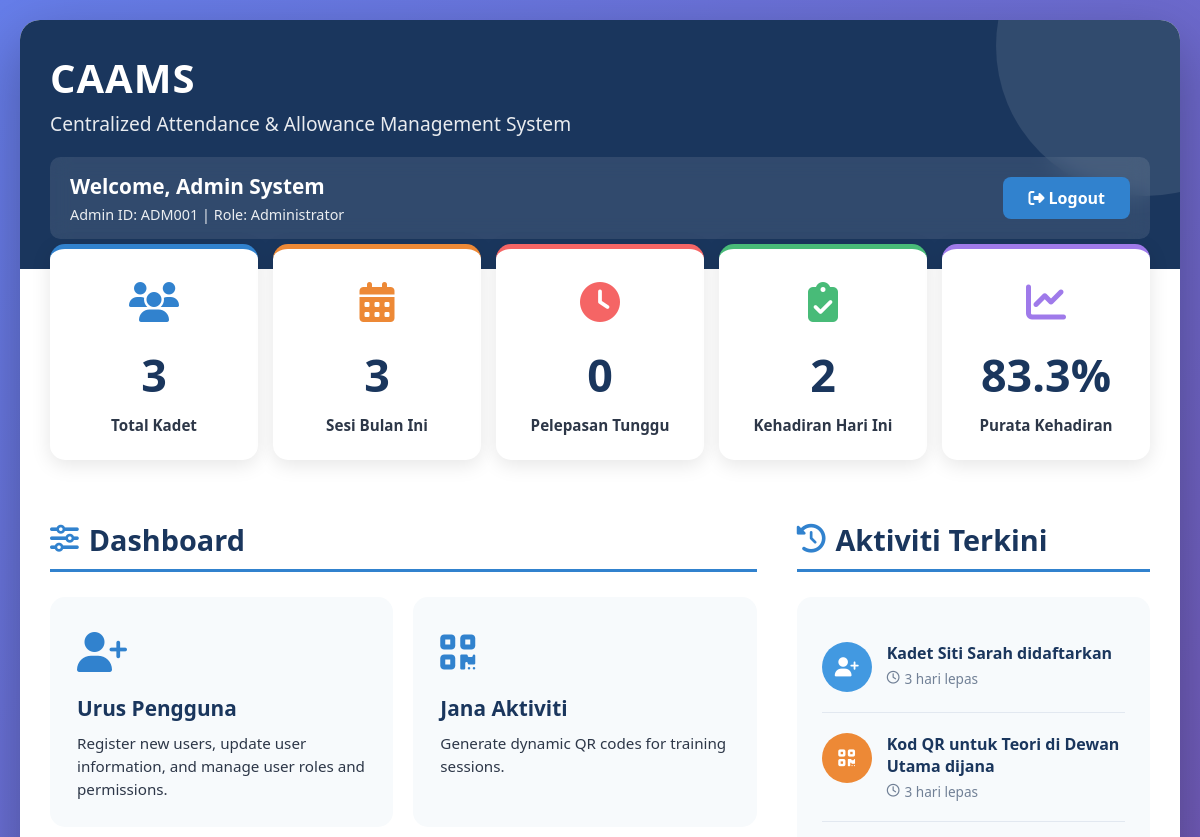
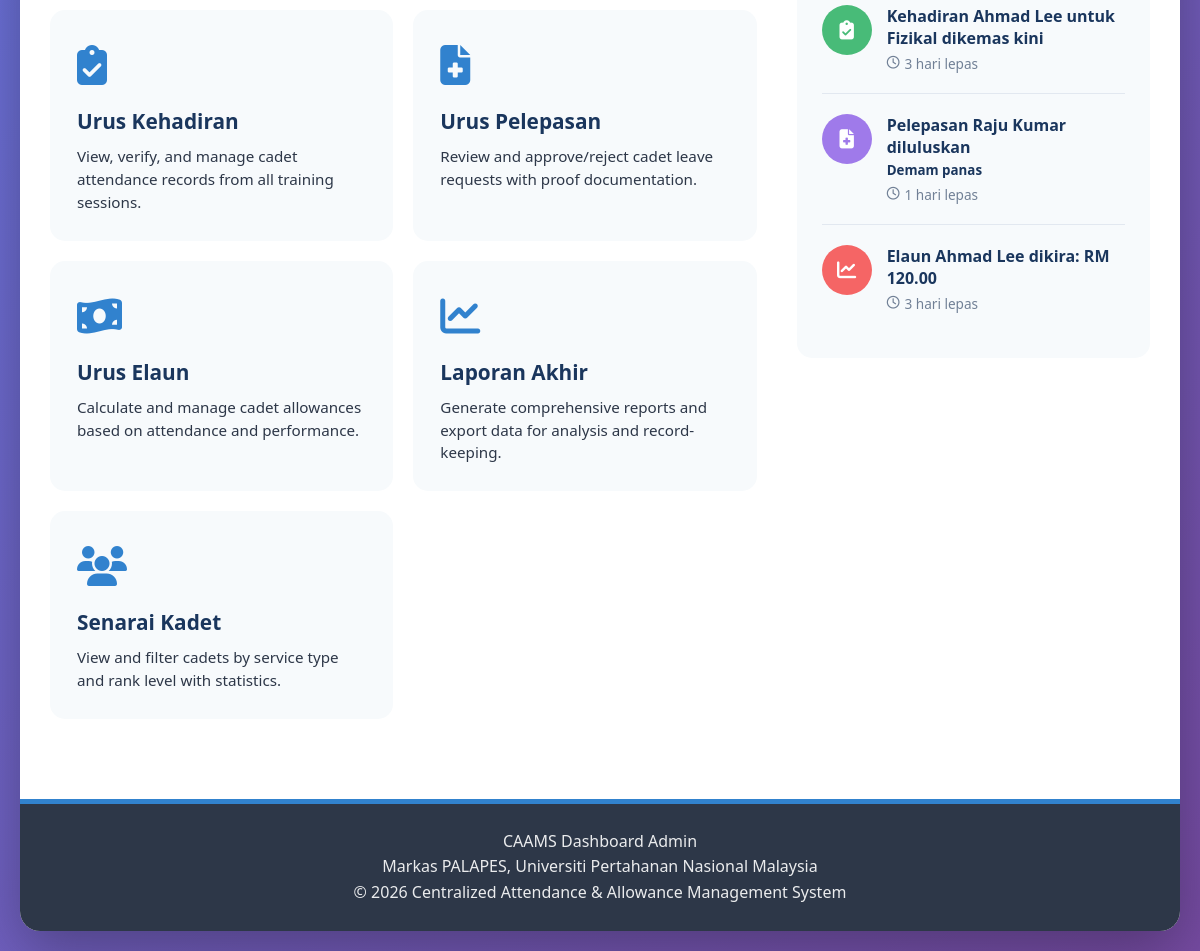
Page /admin/dashboard.php (signed in) on the committed database (2 pictures, top to bottom).
### tables this page shows
CREATE TABLE `users` (
  `user_id` int(11) NOT NULL AUTO_INCREMENT,
  `military_number` varchar(20) NOT NULL,
  `password` varchar(255) NOT NULL,
  `role` enum('admin','rankholder','cadet') NOT NULL,
  `name` varchar(100) NOT NULL,
  `email` varchar(100) DEFAULT NULL,
  `service_type` enum('darat','laut','udara') DEFAULT NULL,
  `rank_level` enum('junior','intermediate','senior') DEFAULT NULL,
  `created_at` timestamp NOT NULL DEFAULT current_timestamp(),
  PRIMARY KEY (`user_id`),
  UNIQUE KEY `military_number` (`military_number`),
  UNIQUE KEY `email` (`email`)
);

CREATE TABLE `training_sessions` (
  `session_id` int(11) NOT NULL AUTO_INCREMENT,
  `location` varchar(100) NOT NULL,
  `training_date` date NOT NULL,
  `training_type` varchar(50) NOT NULL,
  `qr_token` varchar(50) NOT NULL,
  `created_by` int(11) NOT NULL,
  `expires_at` datetime NOT NULL,
  `created_at` timestamp NOT NULL DEFAULT current_timestamp(),
  PRIMARY KEY (`session_id`),
  UNIQUE KEY `qr_token` (`qr_token`),
  KEY `created_by` (`created_by`),
  CONSTRAINT `training_sessions_ibfk_1` FOREIGN KEY (`created_by`) REFERENCES `users` (`user_id`) ON DELETE CASCADE
);

CREATE TABLE `attendance` (
  `attendance_id` int(11) NOT NULL AUTO_INCREMENT,
  `user_id` int(11) NOT NULL,
  `session_id` int(11) NOT NULL,
  `date` date NOT NULL,
  `status` enum('present','absent','late','excused') DEFAULT 'absent',
  `proof_file` varchar(255) DEFAULT NULL,
  `reason` text DEFAULT NULL,
  `checked_by` int(11) DEFAULT NULL,
  `checked_at` datetime DEFAULT NULL,
  `recorded_at` timestamp NOT NULL DEFAULT current_timestamp(),
  PRIMARY KEY (`attendance_id`),
  UNIQUE KEY `user_session` (`user_id`,`session_id`),
  KEY `session_id` (`session_id`),
  KEY `checked_by` (`checked_by`),
  CONSTRAINT `attendance_ibfk_1` FOREIGN KEY (`user_id`) REFERENCES `users` (`user_id`) ON DELETE CASCADE,
  CONSTRAINT `attendance_ibfk_2` FOREIGN KEY (`session_id`) REFERENCES `training_sessions` (`session_id`) ON DELETE CASCADE,
  CONSTRAINT `attendance_ibfk_3` FOREIGN KEY (`checked_by`) REFERENCES `users` (`user_id`) ON DELETE SET NULL
);

CREATE TABLE `allowance_calculations` (
  `calc_id` int(11) NOT NULL AUTO_INCREMENT,
  `user_id` int(11) NOT NULL,
  `month_year` varchar(7) NOT NULL,
  `attendance_rate` decimal(5,2) NOT NULL,
  `base_amount` decimal(10,2) NOT NULL DEFAULT 100.00,
  `calculated_amount` decimal(10,2) NOT NULL,
  `performance_bonus` decimal(10,2) DEFAULT 0.00,
  `total_amount` decimal(10,2) NOT NULL,
  `calculated_by` int(11) NOT NULL,
  `calculated_at` timestamp NOT NULL DEFAULT current_timestamp(),
  PRIMARY KEY (`calc_id`),
  UNIQUE KEY `user_month` (`user_id`,`month_year`),
  KEY `calculated_by` (`calculated_by`),
  CONSTRAINT `allowance_calculations_ibfk_1` FOREIGN KEY (`user_id`) REFERENCES `users` (`user_id`) ON DELETE CASCADE,
  CONSTRAINT `allowance_calculations_ibfk_2` FOREIGN KEY (`calculated_by`) REFERENCES `users` (`user_id`) ON DELETE CASCADE
);

### admin/dashboard.php (the view, shortened to what the rows shown need)
<?php
require_once __DIR__ . '/../app/core/Auth.php';
require_once __DIR__ . '/../app/core/Database.php';
$auth = new Auth();
$user = $auth->getCurrentUser();
$db = new Database();
function timeAgo($timestamp) {
    $time = strtotime($timestamp);
    $timeDiff = time() - $time;
    if ($timeDiff < 60) {
        return "Baru sahaja";
    } elseif ($timeDiff < 3600) {
        $mins = floor($timeDiff / 60);
        return "$mins minit" . ($mins > 1 ? "" : "") . " lepas";
    } elseif ($timeDiff < 86400) {
        $hours = floor($timeDiff / 3600);
        return "$hours jam" . ($hours > 1 ? "" : "") . " lepas";
    } elseif ($timeDiff < 604800) {
        $days = floor($timeDiff / 86400);
        return "$days hari" . ($days > 1 ? "" : "") . " lepas";
    } else {
        return date('d M Y, h:i A', $time);
    }
}
$sql6 = "SELECT name, created_at FROM users
        WHERE role = 'cadet'
        ORDER BY created_at DESC LIMIT 1";
$stmt6 = $db->prepare($sql6);
$stmt6->execute();
$latestCadet = $stmt6->get_result()->fetch_assoc();
$sql7 = "SELECT location, training_type, created_at
        FROM training_sessions
        ORDER BY created_at DESC LIMIT 1";
$stmt7 = $db->prepare($sql7);
$stmt7->execute();
$latestSession = $stmt7->get_result()->fetch_assoc();
$sql8 = "SELECT a.recorded_at, u.name, ts.training_type, ts.location
        FROM attendance a
        JOIN users u ON a.user_id = u.user_id
        JOIN training_sessions ts ON a.session_id = ts.session_id
        WHERE a.checked_by IS NOT NULL
        ORDER BY a.recorded_at DESC LIMIT 1";
$stmt8 = $db->prepare($sql8);
$stmt8->execute();
$latestAttendance = $stmt8->get_result()->fetch_assoc();
$sql9 = "SELECT a.reason, a.checked_at, u.name, a.status
        FROM attendance a
        JOIN users u ON a.user_id = u.user_id
        WHERE a.status = 'excused' AND a.checked_by IS NOT NULL
        ORDER BY a.checked_at DESC LIMIT 1";
$stmt9 = $db->prepare($sql9);
$stmt9->execute();
$latestLeave = $stmt9->get_result()->fetch_assoc();
$sql10 = "SELECT ac.calculated_at, u.name, ac.total_amount
         FROM allowance_calculations ac
         JOIN users u ON ac.user_id = u.user_id
         ORDER BY ac.calculated_at DESC LIMIT 1";
$stmt10 = $db->prepare($sql10);
$stmt10->execute();
$latestAllowance = $stmt10->get_result()->fetch_assoc();
?>
<!DOCTYPE html>
<html lang="en">
<head>
    <link rel="stylesheet" href="https://cdnjs.cloudflare.com/ajax/libs/font-awesome/6.4.0/css/all.min.css">
</head>
<body>
    <div class="dashboard-container">
        <header class="dashboard-header">
            <h1 class="system-title">CAAMS</h1>
            <div class="user-info">
                <div class="user-details">
                    <h3>Welcome, <?php echo htmlspecialchars($user['name']); ?></h3>
                    <p>Admin ID: <?php echo htmlspecialchars($user['military_number']); ?> | Role: Administrator</p>
                </div>
            </div>
        </header>
        <main class="dashboard-main">
            <div class="functions-section">
                <h2 class="section-title">
                    <i class="fas fa-sliders-h"></i> Dashboard
                </h2>
            </div>
            <div class="activity-section">
                <h2 class="section-title">
                    <i class="fas fa-history"></i> Aktiviti Terkini
                </h2>
                <div class="activity-feed">
                    <div class="activity-item">
                        <div class="activity-content">
                            <h4>
                                <?php if ($latestCadet): ?>
                                    Kadet <strong><?php echo htmlspecialchars($latestCadet['name']); ?></strong> didaftarkan
                                <?php else: ?>
                                    Tiada kadet didaftarkan
                                <?php endif; ?>
                            </h4>
                            <p class="activity-time">
                                <i class="far fa-clock"></i>
                                <?php echo $latestCadet ? timeAgo($latestCadet['created_at']) : 'No data'; ?>
                            </p>
                        </div>
                    </div>
                    <div class="activity-item">
                        <div class="activity-content">
                            <h4>
                                <?php if ($latestSession): ?>
                                    Kod QR untuk <strong><?php echo htmlspecialchars($latestSession['training_type']); ?></strong>
                                    <?php if ($latestSession['location']): ?>
                                        di <strong><?php echo htmlspecialchars($latestSession['location']); ?></strong>
                                    <?php endif; ?>
                                    dijana
                                <?php else: ?>
                                    Tiada sesi latihan dijana
                                <?php endif; ?>
                            </h4>
                            <p class="activity-time">
                                <i class="far fa-clock"></i>
                                <?php echo $latestSession ? timeAgo($latestSession['created_at']) : 'No data'; ?>
                            </p>
                        </div>
                    </div>
                    <div class="activity-item">
                        <div class="activity-content">
                            <h4>
                                <?php if ($latestAttendance): ?>
                                    Kehadiran <strong><?php echo htmlspecialchars($latestAttendance['name']); ?></strong>
                                    <?php if ($latestAttendance['training_type']): ?>
                                        untuk <strong><?php echo htmlspecialchars($latestAttendance['training_type']); ?></strong>
                                    <?php endif; ?>
                                    dikemas kini
                                <?php else: ?>
                                    Tiada kehadiran dikemas kini
                                <?php endif; ?>
                            </h4>
                            <p class="activity-time">
                                <i class="far fa-clock"></i>
                                <?php echo $latestAttendance ? timeAgo($latestAttendance['recorded_at']) : 'No data'; ?>
                            </p>
                        </div>
                    </div>
                    <div class="activity-item">
                        <div class="activity-content">
                            <h4>
                                <?php if ($latestLeave): ?>
                                    Pelepasan <strong><?php echo htmlspecialchars($latestLeave['name']); ?></strong> diluluskan
                                    <?php if ($latestLeave['reason']): ?>
                                        <br><small><?php echo htmlspecialchars(substr($latestLeave['reason'], 0, 50)); ?><?php echo strlen($latestLeave['reason']) > 50 ? '...' : ''; ?></small>
                                    <?php endif; ?>
                                <?php else: ?>
                                    Tiada pelepasan diluluskan
                                <?php endif; ?>
                            </h4>
                            <p class="activity-time">
                                <i class="far fa-clock"></i>
                                <?php echo $latestLeave ? timeAgo($latestLeave['checked_at']) : 'No data'; ?>
                            </p>
                        </div>
                    </div>
                    <div class="activity-item">
                        <div class="activity-content">
                            <h4>
                                <?php if ($latestAllowance): ?>
                                    Elaun <strong><?php echo htmlspecialchars($latestAllowance['name']); ?></strong> dikira:
                                    <strong>RM <?php echo number_format($latestAllowance['total_amount'], 2); ?></strong>
                                <?php else: ?>
                                    Tiada elaun dikira
                                <?php endif; ?>
                            </h4>
                            <p class="activity-time">
                                <i class="far fa-clock"></i>
                                <?php echo $latestAllowance ? timeAgo($latestAllowance['calculated_at']) : 'No data'; ?>
                            </p>
                        </div>
                    </div>
                </div>
            </div>
        </main>
    </div>
</body>
</html>

### rows in the picture
users: name "Admin System", military_number "ADM001"
users: name "Siti Sarah", created_at "3 hari lepas"
training_sessions: training_type "Teori", location "Dewan Utama", created_at "3 hari lepas"
attendance: user.name "Ahmad Lee", session.training_type "Fizikal", recorded_at "3 hari lepas"
attendance: user.name "Raju Kumar", reason "Demam panas", checked_at "1 hari lepas"
allowance_calculations: user.name "Ahmad Lee", total_amount "120.00", calculated_at "3 hari lepas"

### other values in the picture
$stats['cadets'] "3"
$stats['sessions'] "3"
$stats['pending_leaves'] "0"
$stats['attendance_today'] "2"
$stats['avg_attendance'] "83.3"
